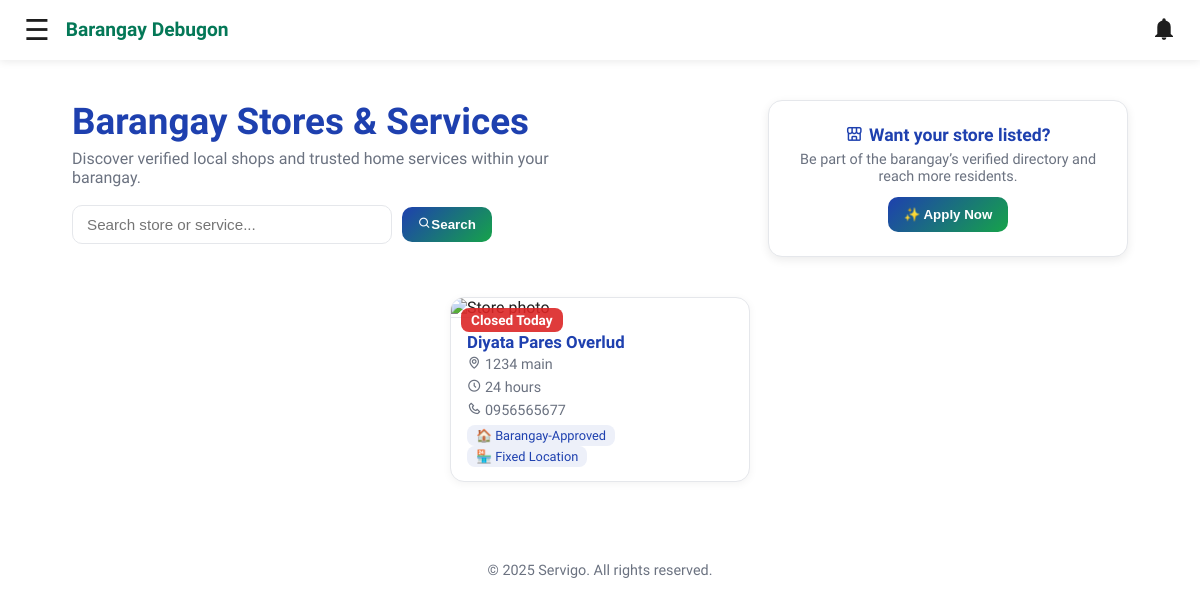
Page /Resident/storesPage.php (signed in) on the committed database.
### tables this page shows
CREATE TABLE `barangay_services` (
  `id` bigint(20) NOT NULL,
  `resident_id` bigint(20) NOT NULL,
  `barangay_name` text NOT NULL,
  `store_name` text NOT NULL,
  `address` text DEFAULT NULL,
  `open_hours` text DEFAULT NULL,
  `contact` text DEFAULT NULL,
  `category` text DEFAULT NULL,
  `classification` enum('licensed','approved') DEFAULT 'approved',
  `photo_url` text DEFAULT NULL,
  `dti_cert_url` text DEFAULT NULL,
  `lease_contract_url` text DEFAULT NULL,
  `valid_id_url` text DEFAULT NULL,
  `business_permit_url` text DEFAULT NULL,
  `remarks` text DEFAULT NULL,
  `status` varchar(50) DEFAULT 'Pending',
  `is_closed_today` tinyint(1) DEFAULT 0,
  `is_closed_forever` tinyint(1) DEFAULT 0,
  `closed_by_admin` tinyint(1) DEFAULT 0,
  `closed_reason` text DEFAULT NULL,
  `submitted_at` datetime DEFAULT current_timestamp()
);

### Resident/storesPage.php (the view, shortened to what this page needs)
<?php
include 'Components/topbar.php';
$barangay    = $_SESSION['sg_brgy'] ?? 'Unknown Barangay';
$stmt = $conn->prepare("
  SELECT store_name, address, open_hours, contact, classification, category AS service_type, photo_url, is_closed_today, is_closed_forever
  FROM barangay_services
  WHERE barangay_name=?
    AND status='Approved'
    AND (is_closed_forever=0 OR is_closed_forever IS NULL)
  ORDER BY submitted_at DESC
");
$stmt->bind_param("s", $barangay);
$stmt->execute();
$stores = $stmt->get_result();
?>
<!DOCTYPE html>
<html lang="en">
<head>
<link href="https://unpkg.com/boxicons@2.1.4/css/boxicons.min.css" rel="stylesheet">
</head>
<body>
<div class="wrapper">
  <div class="header-full">
    <section class="hero">
      <h1>Barangay Stores & Services</h1>
      <p>Discover verified local shops and trusted home services within your barangay.</p>
      <div class="search-box">
        <input type="text" id="searchStore" placeholder="Search store or service...">
        <button class="btn-gradient" onclick="filterStores()"><i class='bx bx-search'></i>Search</button>
      </div>
    </section>
    <section class="apply-section">
      <h2><i class='bx bx-store-alt'></i> Want your store listed?</h2>
      <p>Be part of the barangay’s verified directory and reach more residents.</p>
      <a href="myStore.php" style="text-decoration:none;">
        <button class="btn-gradient mt-2">✨ Apply Now</button>
      </a>
    </section>
  </div>
  <div class="store-grid" id="storeGrid">
    <?php if($stores->num_rows): while($s=$stores->fetch_assoc()): ?>
      <div class="card">
        <?php if($s['is_closed_today']): ?>
          <div class="closed-banner">Closed Today</div>
        <?php endif; ?>
        <div class="card-body">
          <h5><?= htmlspecialchars($s['store_name']) ?></h5>
          <p class="card-text"><i class='bx bx-map'></i> <?= htmlspecialchars($s['address']) ?></p>
          <p class="card-text"><i class='bx bx-time-five'></i> <?= htmlspecialchars($s['open_hours']) ?></p>
          <p class="card-text"><i class='bx bx-phone'></i> <?= htmlspecialchars($s['contact']) ?></p>
          <span class="tag">
            <?= strtolower($s['classification'])=='licensed'?'📄 Licensed Business':'🏠 Barangay-Approved' ?>
          </span>
          <span class="tag">
            <?= strtolower($s['service_type'])=='home'?'🚗 Home Service':'🏪 Fixed Location' ?>
          </span>
        </div>
      </div>
    <?php endwhile; else: ?>
      <p style="color:var(--muted);text-align:center;">No approved services yet in your barangay.</p>
    <?php endif; ?>
  </div>
  <footer>© 2025 Servigo. All rights reserved.</footer>
</div>
</body>
</html>

### Resident/Components/topbar.php (style rules this page uses)
:root { --brand-green:#047857;--accent-blue:#3b82f6; --bg:#f9fafb;--text:#1e293b;--white:#fff;--muted:#64748b; --shadow:0 2px 8px rgba(0,0,0,.08);--radius:12px;--transition:.25s ease; }
* { margin:0;padding:0;box-sizing:border-box; }
body { font-family:"Parkinsans","Outfit",sans-serif;background:var(--bg);color:var(--text); }

### Resident/storesPage.php (style rules this page uses)
:root { --accent:#16a34a; --bg:#fff; --border:#e5e7eb; --brand:#1e40af; --muted:#6b7280; --radius:14px; --text:#1e1e1e; }
body { background:var(--bg); color:var(--text); font-family:"Parkinsans","Outfit",sans-serif; margin:0; padding:0; }
.wrapper { display:flex;flex-direction:column;overflow-x:hidden;width:100%; }
.header-full { align-items:flex-start; display:flex; flex-wrap:wrap; gap:24px; justify-content:space-between; padding:40px 6vw 20px; width:100%; }
.hero { flex:1 1 600px; }
.hero h1 { color:var(--brand);font-size:2.3rem;font-weight:700;margin-bottom:6px; }
.hero p { color:var(--muted);font-size:1rem;margin-bottom:18px;max-width:500px; }
.search-box { align-items:center;display:flex;flex-wrap:wrap;gap:10px; }
.search-box input { border:1px solid var(--border); border-radius:10px; flex:1; font-size:.95rem; max-width:320px; min-width:200px; padding:10px 14px; }
.btn-gradient { background:linear-gradient(135deg,var(--brand),var(--accent)); border:none;border-radius:10px;color:#fff; font-weight:600;padding:10px 16px;transition:.2s;cursor:pointer; }
.apply-section { background:#fff; border:1px solid var(--border); border-radius:var(--radius); box-shadow:0 3px 10px rgba(0,0,0,.08); flex:0 0 360px; padding:24px 26px; text-align:center; }
.apply-section h2 { color:var(--brand); font-size:1.1rem; font-weight:700; margin-bottom:6px; display:flex;align-items:center;justify-content:center;gap:6px; }
.apply-section p { color:var(--muted);font-size:.9rem;margin-bottom:12px; }
.store-grid { display:grid; gap:24px; justify-content:center; grid-template-columns:repeat(auto-fit,minmax(280px,300px)); margin:0 auto; padding:20px 6vw 60px; width:100%; }
.card { border:1px solid var(--border); border-radius:var(--radius); box-shadow:0 2px 8px rgba(0,0,0,.05); overflow:hidden; background:#fff; position:relative; transition:box-shadow .15s ease,transform .15s ease; }
.closed-banner { position:absolute; top:10px;left:10px; background:rgba(220,38,38,.9); color:#fff; font-weight:600; padding:4px 10px; border-radius:8px; font-size:.85rem; }
.card-body { padding:14px 16px; }
.card-body h5 { color:var(--brand);font-weight:600;font-size:1.05rem;margin:0 0 4px; }
.card-text { color:var(--muted);font-size:.9rem;margin-bottom:6px; }
.tag { background:rgba(30,64,175,.08); border-radius:8px; color:var(--brand); display:inline-block; font-size:.8rem; padding:3px 9px; margin-right:4px; }
footer { color:var(--muted);font-size:.9rem;padding:20px;text-align:center;width:100%; }

### rows in the picture
barangay_services: is_closed_today "Closed Today", store_name "Diyata Pares Overlud", address "1234 main", open_hours "24 hours", contact "0956565677", classification "🏠 Barangay-Approved", category "🏪 Fixed Location"

### other values in the picture
$barangay "Barangay Debugon"
